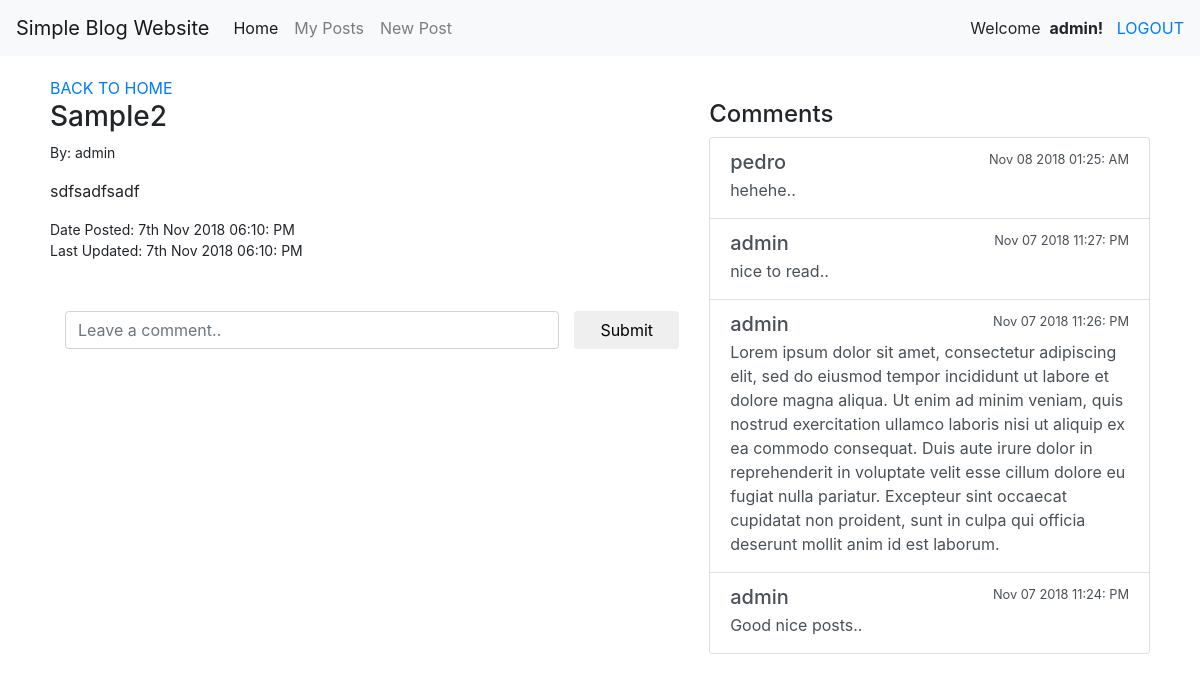
Screenshot of /admin/show-post.php?id=3 (signed in) with the database file from the repository.
### tables this page shows
CREATE TABLE `posts` (
  `id` int(11) NOT NULL,
  `title` varchar(255) NOT NULL,
  `content` text NOT NULL,
  `created_at` datetime NOT NULL,
  `updated_at` datetime DEFAULT NULL,
  `deleted_at` datetime DEFAULT NULL,
  `member_id` int(11) NOT NULL
);

CREATE TABLE `members` (
  `id` int(11) NOT NULL,
  `username` varchar(255) NOT NULL,
  `password` varchar(255) NOT NULL,
  `email` varchar(255) NOT NULL
);

CREATE TABLE `comments` (
  `id` int(11) NOT NULL,
  `post_id` int(11) NOT NULL,
  `member_id` int(11) NOT NULL,
  `content` text NOT NULL,
  `created_at` datetime NOT NULL
);

### class/init.php (called while the page is built, shortened)
<?php
    require 'database.php';
    require 'member.class.php';
    $member = new Member($db);

### class/member.class.php (called while the page is built, shortened)
<?php
class Member extends Password {
	function __construct($db){
		$this->_db = $db;
	}
	public function getPost($id){
		$stmt = $this->_db->prepare('SELECT posts.id, members.username, posts.title, posts.content, posts.created_at, posts.updated_at FROM posts LEFT JOIN members ON posts.member_id = members.id WHERE posts.id = :id');
		$stmt->execute(array(':id' => $id));
		return $stmt->fetch();
	}
}

### admin/show-post.php (the view, shortened to what this page needs)
<?php
    require_once('../class/init.php');
?>
<!DOCTYPE html>
<html>
<head>
    <link href="https://stackpath.bootstrapcdn.com/bootstrap/4.1.3/css/bootstrap.min.css" rel="stylesheet">
    <link rel="stylesheet" type="text/css" media="screen" href="/css/style.css"/>
</head>
<body>
    <?php
        include('../content/navbar.php');
    ?>
    <div class="wrapper">
        <a href="/admin/index.php">BACK TO HOME</a>
        <div class="row">
            <div class="col-md-7">
                <?php
                    $post = $member->getPost($_GET['id']);
                    echo '<h3>'.$post['title'].'</h3>';
                    echo '<p class="post-info">By: '.$post['username'].'</p>';
                    echo '<p>'.$post['content'].'</p>';
                    echo '<p class="post-info">Date Posted: '.date('jS M Y h:i: A', strtotime($post['created_at'])).'</p>';
                    if($post['updated_at']!='') echo '<p class="post-info">Last Updated: '.date('jS M Y h:i: A', strtotime($post['created_at'])).'</p>';
                ?>
                <form class="form-inline" action='' method='post' style="margin-top: 50px">
                    <div class="form-group col-md-10 col-md-2">
                        <input type="text" class="form-control col-md-12" name="content" id="comment" placeholder="Leave a comment.." required>
                    </div>
                    <button name="add_comment" type="submit" class="btn col-md-2">Submit</button>
                </form>
            </div>
            <div class="col-md-5">
                <h4>Comments</h4>
                <div class="list-group">
                <?php
                    if (isset($_GET['pageno'])) {
                        $pageno = $_GET['pageno'];
                    } else {
                        $pageno = 1;
                    }
                    $no_of_records_per_page = 5;
                    $offset = ($pageno-1) * $no_of_records_per_page;
                    $stmt = $db->prepare("SELECT comments.content, comments.created_at, members.username FROM comments  LEFT JOIN members ON comments.member_id = members.id WHERE post_id = :post_id ORDER BY comments.id DESC LIMIT $offset, $no_of_records_per_page");
                    $stmt->execute(array(
                        ':post_id' =>  $post['id']
                    ));
                    $result = $stmt->fetchAll();
                    if($result){
                    foreach($result as $row){
                ?>
                        <div class="list-group-item list-group-item-action flex-column align-items-start">
                            <div class="d-flex w-100 justify-content-between">
                            <h5 class="mb-1"><?php echo $row['username'];?></h5>
                            <small><?php echo date('M d Y h:i: A', strtotime($row['created_at']))?></small>
                            </div>
                            <p class="mb-1"><?php echo $row['content'];?></p>
                        </div>
                <?php
                        }
                    }
                ?>
                </div>
            </div>
        </div>
    </div>
</body>
</html>

### css/style.css (style rules this page uses)
.wrapper { width: 100%; min-height: 700px; padding: 20px 50px; }
.post-info { margin: 0; font-size: 14px; }

### rows the page displays
posts: title "Sample2", member.username "admin", content "sdfsadfsadf", created_at "7th Nov 2018 06:10: PM"
comments: member.username "pedro", created_at "Nov 08 2018 01:25: AM", content "hehehe.."
comments: member.username "admin", created_at "Nov 07 2018 11:27: PM", content "nice to read.."
comments: member.username "admin", created_at "Nov 07 2018 11:26: PM", content "Lorem ipsum dolor sit amet, consectetur adipiscing elit, sed do eiusmod tempor incididunt ut labore et dolore magna aliqua. Ut enim ad minim veniam, quis nostrud exercitation ullamco laboris nisi ut aliquip ex ea commodo consequat. Duis aute irure dolor in reprehenderit in voluptate velit esse cillum dolore eu fugiat nulla pariatur. Excepteur sint occaecat cupidatat non proident, sunt in culpa qui officia deserunt mollit anim id est laborum."
comments: member.username "admin", created_at "Nov 07 2018 11:24: PM", content "Good nice posts.."

### other values shown
$_SESSION['username'] "admin"
